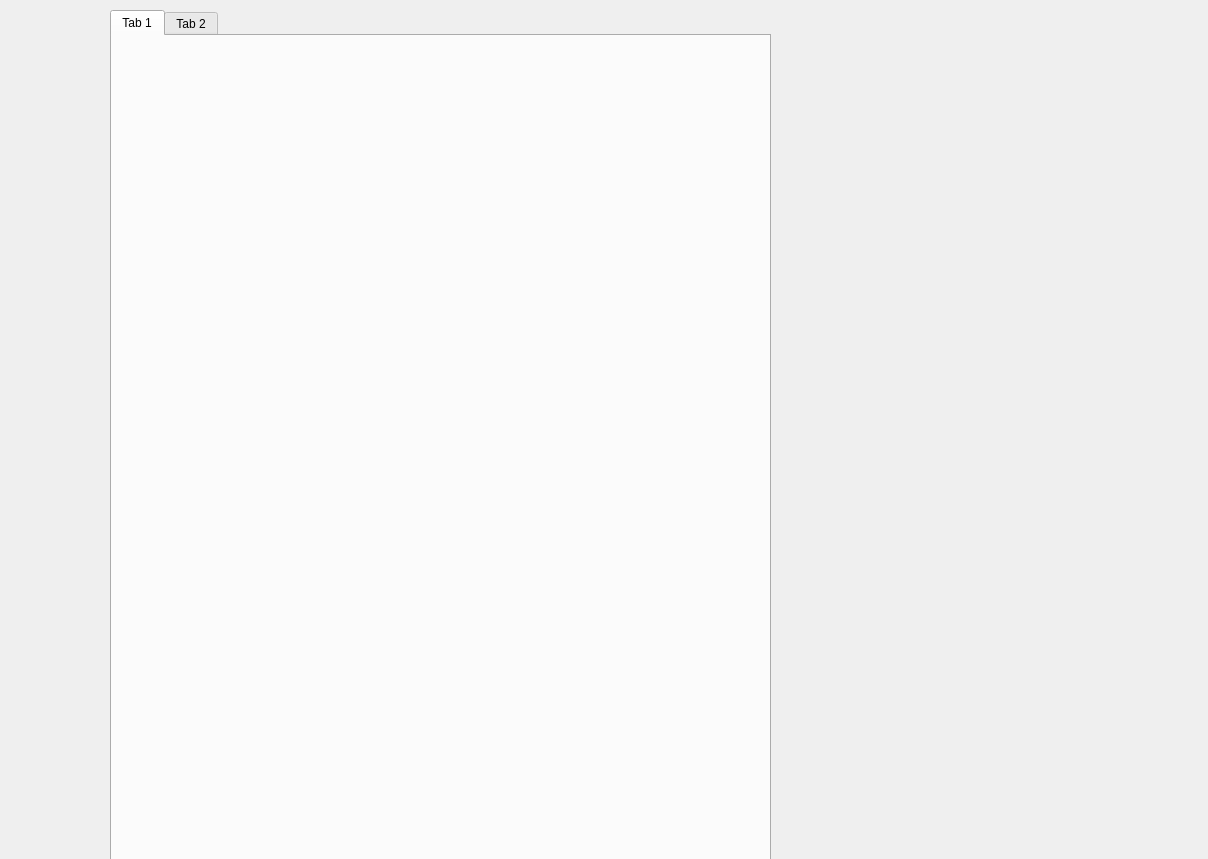
<?xml version="1.0" encoding="UTF-8"?>
<ui version="4.0">
 <class>Form</class>
 <widget class="QWidget" name="Form">
  <property name="geometry">
   <rect>
    <x>0</x>
    <y>0</y>
    <width>1208</width>
    <height>859</height>
   </rect>
  </property>
  <property name="windowTitle">
   <string>Form</string>
  </property>
  <widget class="QTabWidget" name="tabWidget">
   <property name="geometry">
    <rect>
     <x>110</x>
     <y>10</y>
     <width>661</width>
     <height>851</height>
    </rect>
   </property>
   <property name="currentIndex">
    <number>0</number>
   </property>
   <widget class="QWidget" name="Init">
    <attribute name="title">
     <string>Tab 1</string>
    </attribute>
   </widget>
   <widget class="QWidget" name="Decisions">
    <attribute name="title">
     <string>Tab 2</string>
    </attribute>
    <widget class="QWidget" name="verticalLayoutWidget">
     <property name="geometry">
      <rect>
       <x>0</x>
       <y>0</y>
       <width>261</width>
       <height>271</height>
      </rect>
     </property>
     <layout class="QVBoxLayout" name="Trucks">
      <item>
       <layout class="QHBoxLayout" name="horizontalLayout_6">
        <item>
         <widget class="QLabel" name="label_5">
          <property name="font">
           <font>
            <pointsize>12</pointsize>
           </font>
          </property>
          <property name="text">
           <string>   In station</string>
          </property>
         </widget>
        </item>
        <item>
         <widget class="QLabel" name="label_6">
          <property name="font">
           <font>
            <pointsize>12</pointsize>
           </font>
          </property>
          <property name="text">
           <string>   In route</string>
          </property>
         </widget>
        </item>
       </layout>
      </item>
      <item>
       <layout class="QHBoxLayout" name="horizontalLayout_5">
        <item>
         <widget class="QListWidget" name="In_station_list">
          <item>
           <property name="text">
            <string>casca</string>
           </property>
          </item>
          <item>
           <property name="text">
            <string>s</string>
           </property>
          </item>
          <item>
           <property name="text">
            <string>asc</string>
           </property>
          </item>
          <item>
           <property name="text">
            <string>as</string>
           </property>
          </item>
          <item>
           <property name="text">
            <string>a</string>
           </property>
          </item>
          <item>
           <property name="text">
            <string>sc</string>
           </property>
          </item>
          <item>
           <property name="text">
            <string>a</string>
           </property>
          </item>
          <item>
           <property name="text">
            <string>sc</string>
           </property>
          </item>
         </widget>
        </item>
        <item>
         <widget class="QListWidget" name="In_route_list"/>
        </item>
       </layout>
      </item>
      <item>
       <layout class="QHBoxLayout" name="horizontalLayout_4">
        <item>
         <widget class="QPushButton" name="Truck_station_add">
          <property name="text">
           <string>Add Station</string>
          </property>
         </widget>
        </item>
        <item>
         <widget class="QPushButton" name="Truck_route_add">
          <property name="text">
           <string>Add Route</string>
          </property>
         </widget>
        </item>
       </layout>
      </item>
     </layout>
    </widget>
    <widget class="QWidget" name="verticalLayoutWidget_3">
     <property name="geometry">
      <rect>
       <x>310</x>
       <y>0</y>
       <width>321</width>
       <height>261</height>
      </rect>
     </property>
     <layout class="QVBoxLayout" name="Routes_box">
      <item>
       <widget class="QLabel" name="label_7">
        <property name="font">
         <font>
          <pointsize>12</pointsize>
         </font>
        </property>
        <property name="text">
         <string>                     Routes</string>
        </property>
       </widget>
      </item>
      <item>
       <widget class="QListWidget" name="Routes"/>
      </item>
      <item>
       <layout class="QHBoxLayout" name="horizontalLayout_2">
        <item>
         <widget class="QPushButton" name="Add_Route">
          <property name="text">
           <string>Add</string>
          </property>
         </widget>
        </item>
        <item>
         <widget class="QLineEdit" name="Route_name"/>
        </item>
       </layout>
      </item>
      <item>
       <layout class="QHBoxLayout" name="horizontalLayout_3">
        <item>
         <widget class="QPushButton" name="Delete">
          <property name="text">
           <string>Delete</string>
          </property>
         </widget>
        </item>
       </layout>
      </item>
     </layout>
    </widget>
    <widget class="QWidget" name="horizontalLayoutWidget">
     <property name="geometry">
      <rect>
       <x>10</x>
       <y>570</y>
       <width>302</width>
       <height>183</height>
      </rect>
     </property>
     <layout class="QHBoxLayout" name="Stations">
      <item>
       <layout class="QVBoxLayout" name="verticalLayout_2">
        <item>
         <widget class="QLabel" name="label_2">
          <property name="text">
           <string>Station 1</string>
          </property>
         </widget>
        </item>
        <item>
         <widget class="QLabel" name="label_4">
          <property name="text">
           <string>Station 2</string>
          </property>
         </widget>
        </item>
        <item>
         <widget class="QLabel" name="label_3">
          <property name="text">
           <string>Station 3</string>
          </property>
         </widget>
        </item>
        <item>
         <widget class="QLabel" name="label">
          <property name="text">
           <string>Station 4</string>
          </property>
         </widget>
        </item>
       </layout>
      </item>
      <item>
       <layout class="QVBoxLayout" name="verticalLayout">
        <item>
         <widget class="QProgressBar" name="Station_1_status">
          <property name="value">
           <number>25</number>
          </property>
         </widget>
        </item>
        <item>
         <widget class="QProgressBar" name="Station_2_status">
          <property name="value">
           <number>0</number>
          </property>
         </widget>
        </item>
        <item>
         <widget class="QProgressBar" name="Station_3_status">
          <property name="maximum">
           <number>100</number>
          </property>
          <property name="value">
           <number>7</number>
          </property>
         </widget>
        </item>
        <item>
         <widget class="QProgressBar" name="Station_4_status">
          <property name="value">
           <number>100</number>
          </property>
         </widget>
        </item>
       </layout>
      </item>
     </layout>
    </widget>
    <widget class="QPushButton" name="Auto_ON">
     <property name="geometry">
      <rect>
       <x>340</x>
       <y>580</y>
       <width>93</width>
       <height>28</height>
      </rect>
     </property>
     <property name="text">
      <string>Auto ON</string>
     </property>
    </widget>
    <widget class="QPushButton" name="Accept">
     <property name="geometry">
      <rect>
       <x>390</x>
       <y>710</y>
       <width>93</width>
       <height>28</height>
      </rect>
     </property>
     <property name="text">
      <string>Accept</string>
     </property>
    </widget>
    <widget class="QPushButton" name="Auto_OFF">
     <property name="geometry">
      <rect>
       <x>430</x>
       <y>580</y>
       <width>93</width>
       <height>28</height>
      </rect>
     </property>
     <property name="text">
      <string>Auto OFF</string>
     </property>
    </widget>
    <widget class="QPushButton" name="Stop">
     <property name="geometry">
      <rect>
       <x>390</x>
       <y>680</y>
       <width>93</width>
       <height>28</height>
      </rect>
     </property>
     <property name="text">
      <string>Stop</string>
     </property>
    </widget>
    <widget class="QWidget" name="verticalLayoutWidget_4">
     <property name="geometry">
      <rect>
       <x>10</x>
       <y>310</y>
       <width>541</width>
       <height>231</height>
      </rect>
     </property>
     <layout class="QVBoxLayout" name="Message_window">
      <item>
       <widget class="QLabel" name="label_8">
        <property name="font">
         <font>
          <pointsize>12</pointsize>
         </font>
        </property>
        <property name="text">
         <string>Message window</string>
        </property>
       </widget>
      </item>
      <item>
       <layout class="QHBoxLayout" name="horizontalLayout_8">
        <item>
         <widget class="QPushButton" name="Add_message">
          <property name="text">
           <string>Add</string>
          </property>
         </widget>
        </item>
        <item>
         <widget class="QLineEdit" name="Route_message"/>
        </item>
       </layout>
      </item>
      <item>
       <widget class="QListWidget" name="Message_display"/>
      </item>
     </layout>
    </widget>
    <widget class="QCheckBox" name="Avalilable">
     <property name="geometry">
      <rect>
       <x>400</x>
       <y>610</y>
       <width>121</width>
       <height>61</height>
      </rect>
     </property>
     <property name="text">
      <string>Help</string>
     </property>
    </widget>
    <widget class="QWidget" name="horizontalLayoutWidget_5">
     <property name="geometry">
      <rect>
       <x>80</x>
       <y>760</y>
       <width>180</width>
       <height>31</height>
      </rect>
     </property>
     <layout class="QHBoxLayout" name="Station_number">
      <item>
       <widget class="QLineEdit" name="Station_Number"/>
      </item>
      <item>
       <widget class="QLabel" name="label_9">
        <property name="text">
         <string>Station number     </string>
        </property>
       </widget>
      </item>
     </layout>
    </widget>
    <zorder>horizontalLayoutWidget</zorder>
    <zorder>verticalLayoutWidget</zorder>
    <zorder>verticalLayoutWidget</zorder>
    <zorder>verticalLayoutWidget_3</zorder>
    <zorder>horizontalLayoutWidget</zorder>
    <zorder>Auto_ON</zorder>
    <zorder>Accept</zorder>
    <zorder>Auto_OFF</zorder>
    <zorder>Stop</zorder>
    <zorder>verticalLayoutWidget_4</zorder>
    <zorder>Avalilable</zorder>
    <zorder>horizontalLayoutWidget_5</zorder>
   </widget>
  </widget>
  <zorder>horizontalLayoutWidget_2</zorder>
  <zorder>tabWidget</zorder>
  <zorder>label_9</zorder>
 </widget>
 <resources/>
 <connections/>
</ui>
